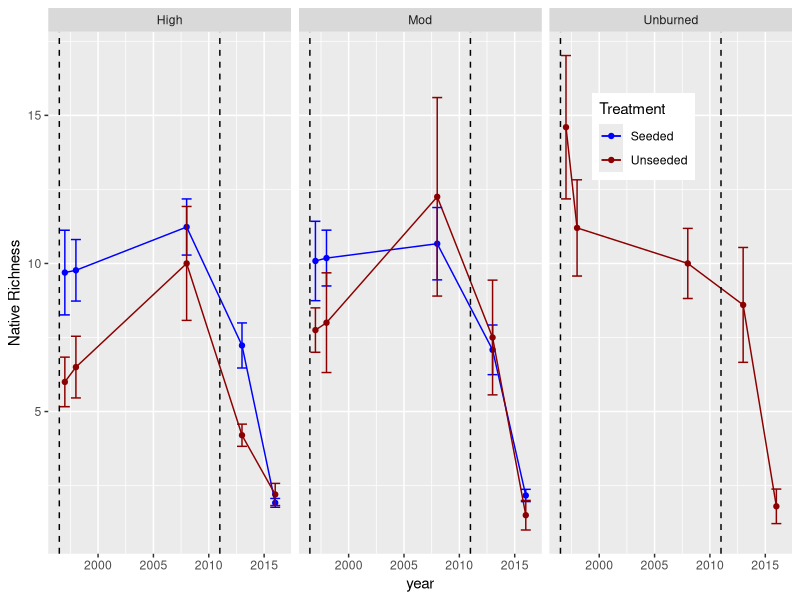
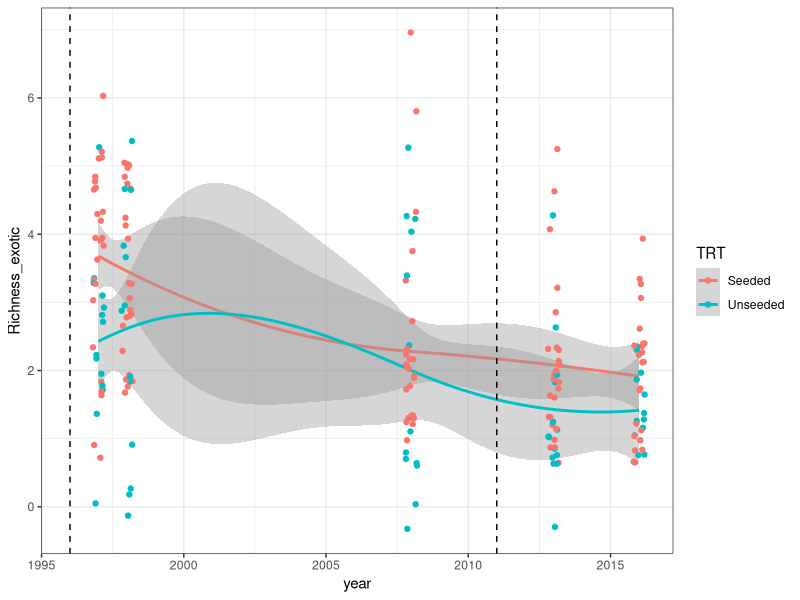
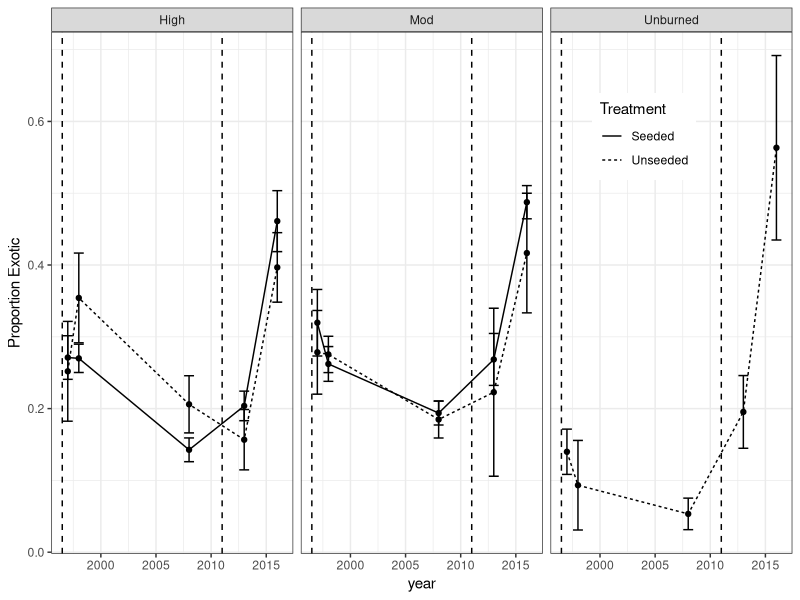
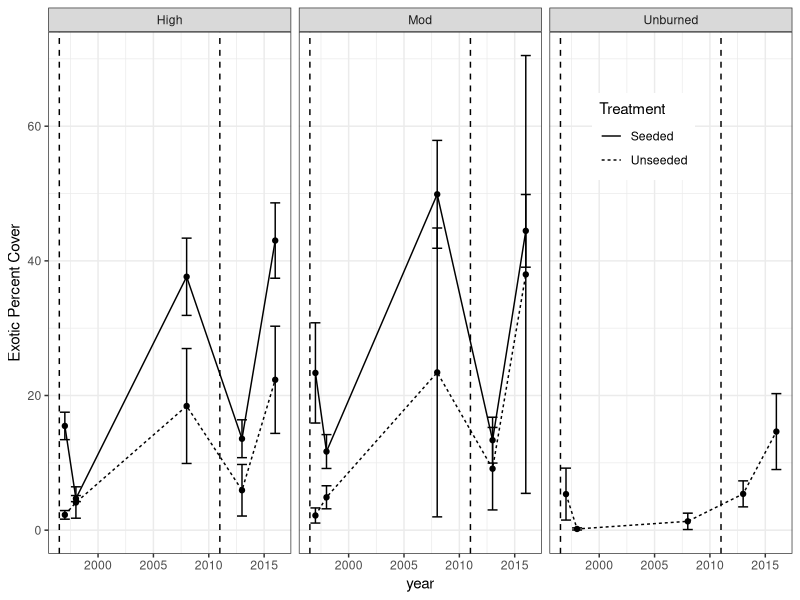
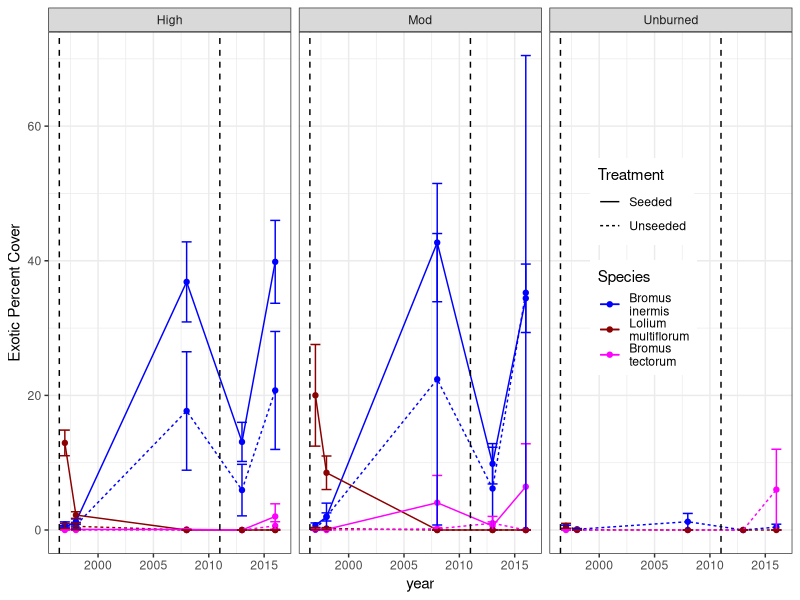
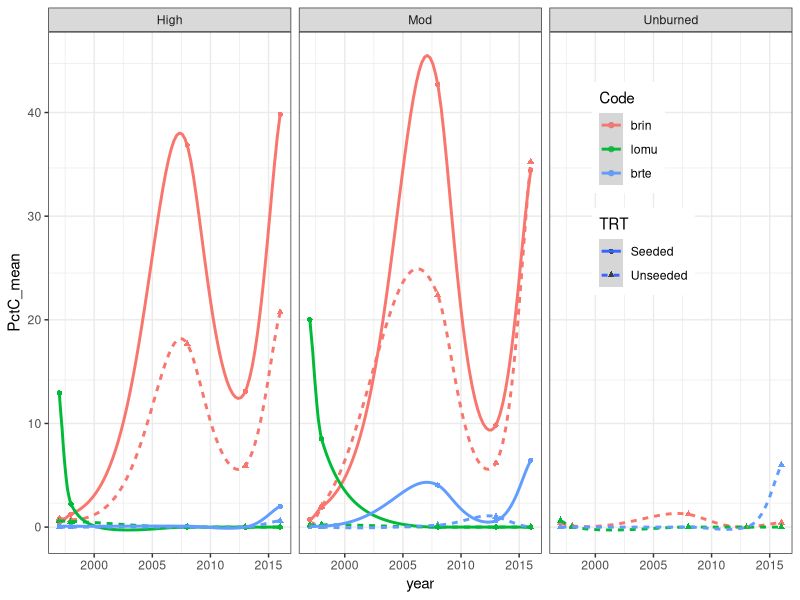

Write the R code that produced these figures, in order.

##Process Species Attributes

library(readxl)
library(dplyr)
library(ggplot2)
library(reshape2)
library(splines)
library(scales)
stdErr <- function(x) sqrt(var(x, na.rm = T)/length(na.exclude(x)))

####1. Data input and processing####
d_old <- read_excel("./Data/dome_invasion_data.xlsx", sheet = "data") #Old data through 2013
d_old$Origin[d_old$Origin=="NA"] <- NA #Recode NA from text to NA
exotics <- unique(d_old$Code[which(d_old$Origin=="exotic")])
natives <- unique(d_old$Code[which(d_old$Origin=="native")])
#unk <- unique(d_old$Code[which(is.na(d_old$Origin))])
#unk_full <- unique(d_old$Full_name[which(is.na(d_old$Origin))])
d <- read_excel("./Data/All Years 1997-2016 PermPlot-Entire.xlsx", sheet = "97-2016 EX1")
d$Origin[d$Code%in%exotics] <- "exotic"
d$Origin[d$Code%in%natives] <- "native"
d$Transect_id <- toupper(d$Transect_id) #Uppercase for consistency
d <- d[-which(d$Transect_id=="3MBU2A"),] #Remove transect only sampled in one yr.
#d <- d[-which(d$RevBI=="Low"),] #Remove the only transect in low severity (N=1; 3LAU1)
d[which(d$Transect_id=="3LAU1"),"RevBI"] <- "Unburned" #Alternatively, lump in with "unburned"
#Investigate multiple burn severity issue:

d <- #Merge live and dead cover of a single species on a single transect|year
  d %>%
  group_by(Transect_id, year, Code) %>%
  summarise(
    RevBI = unique(RevBI), FS_BAND = unique(FS_BAND), TRT = unique(TRT),
    Full_name = unique(Full_name),
    Status = paste(Status, collapse = ''),
    Growth_form = unique(Growth_form), Origin = unique(Origin),
    Basal_cm = sum(Basal_cm), Canopy_cm = sum(Canopy_cm), 
    Total_cm = sum(Total_cm), Transect_cm = unique(Transect_cm),
    PctC = sum(PctC)#, PctB = sum(PctB) #Last one deprecated in 2016 data
    
  )

d_fs <- d[which(d$FS_BAND == "FS"),]
  

d_annual <- 
  #Remove trees from dataset because they're all native and mess up %cover
  d[-which(d$Growth_form=="T"),] %>%
  group_by(Transect_id, year) %>%
  summarise(
    RevBI = unique(RevBI),
    FS_BAND = unique(FS_BAND), 
    TRT = unique(TRT),
    PctC_exotic = sum(PctC[Origin == "exotic"], na.rm = T),
    PctC_lolium = sum(PctC[grep("Lolium",Full_name)], na.rm = T), #deprecate?
    PctC_brin = sum(PctC[grep("brin",Code)], na.rm = T), #deprecate?
    Richness_exotic = length(which(Origin=="exotic")),
    Richness_native = length(which(Origin=="native")),
    Prop_exotic = length(which(Origin=="exotic")) / 
      (length(which(Origin=="exotic")) + length(which(Origin=="native")))

  )

d_annual_fs <- d_annual[which(d_annual$FS_BAND == "FS"),]
d_fs_mean <- d_annual_fs %>%
  group_by(year,RevBI,TRT) %>%
  summarise(PctC_exotic_mean = mean(PctC_exotic), 
            PctC_exotic_se = stdErr(PctC_exotic), 
            Richness_exotic_mean = mean(Richness_exotic), 
            Richness_exotic_se = stdErr(Richness_exotic),
            Richness_native_mean = mean(Richness_native), 
            Richness_native_se = stdErr(Richness_native),
            Prop_exotic_mean = mean(Prop_exotic),
            Prop_exotic_se = stdErr(Prop_exotic),
            PctC_exotic_sig = NA, Richness_exotic_sig = NA, Prop_exotic_sig = NA)

#There are 20 unique exotics (all are found on FS land, haven't checked BAND)
unique_exotic <- 
  unique(na.exclude(d$Full_name[d$Origin=="exotic" & d$FS_BAND == "FS"]))
d_exotic <- 
  d[d$Full_name%in%unique_exotic & d$FS_BAND == "FS",]
d_exotic_stats <-
  d_exotic %>%
  group_by(Full_name) %>%
  summarize(max_PctC = max(PctC))
exotic_2main <- #Inclues BRIN, LOMU, and BRTE (which I remove below)
  c(d_exotic_stats[d_exotic_stats$max_PctC>50, "Full_name"]) [[1]]

d_exotic_2main <- 
  d_fs %>%
  group_by(Transect_id, year, RevBI,TRT) %>%
  summarise(brin = 0, lomu = 0, brte = 0) %>%
  melt(measure.vars = c("brin", "lomu", "brte"),
       variable.name = "Code", value.name = "ExtraCol") %>%
  merge(d_exotic %>%
          #filter(Full_name%in%c("Bromus inermis", "Lolium multiflorum")) %>%
          filter(Full_name%in%exotic_2main) %>%
          select(c("Transect_id", "year", "RevBI", "Code", "Full_name", "PctC")),
        by = c("Transect_id", "year", "RevBI", "Code"),
        all = TRUE)
d_exotic_2main$PctC[is.na(d_exotic_2main$PctC)] <- 0 #Add zeros
d_exotic_2main$Code = as.character(d_exotic_2main$Code) #Need for model code later

d_mean_exotic_2main <-
  d_exotic_2main %>%
  group_by(year, RevBI, TRT, Code) %>%
  summarise(PctC_mean = mean(PctC, na.rm = T),
            PctC_se = stdErr(PctC),
            PctC_sig = NA)
d_mean_exotic_2main$Code <- factor(d_mean_exotic_2main$Code, levels = c("brin", "lomu", "brte"))

####2. EDA####
#What does sampling scheme look like
t1 <-
  cbind(
    table(d_annual$Transect_id,d_annual$year),
    table(d_annual$Transect_id,d_annual$TRT),
    table(d_annual$Transect_id,d_annual$FS_BAND),
    table(d_annual$Transect_id,d_annual$RevBI)
  )
t2 <-
  cbind(
    table(d_annual$year,d_annual$TRT),
    table(d_annual$year,d_annual$FS_BAND),
    table(d_annual$year,d_annual$RevBI)
  )
#Bandelier plots sampled in 2002, FS plots sampled in 2008. Unbalanced sample.
#All Bandelier plots unseeded. Should probably be analyzed separately.
t2_fs <- 
  cbind(
    table(d_annual_fs$year,d_annual_fs$TRT),
    table(d_annual_fs$year,d_annual_fs$RevBI)
  )


####3. Analysis questions####
#Analyzing FS data only for 3.1 - 
#Assuming all plots burned at HS in Las Conchas. Need to check.
####3.1 Q1####
#How does exotic species richness change over time as a function of burn severity and seeding?

#Models
v = "Richness_native" #Can do "Richness_native" or "Richness_exotic"
for(r in 1:nrow(d_fs_mean)){
  if(d_fs_mean$RevBI[r]!="Unburned"){
    d_yr <- d_annual_fs[d_annual_fs$year == as.integer(d_fs_mean[r,"year"]) & 
                          d_annual_fs$RevBI == as.character(d_fs_mean[r,"RevBI"]),]
    d_fs_mean[r,paste(v,"sig",sep = "_")] = 
      summary(do.call("lm", list(as.formula(paste (v, "~ TRT")), data = d_yr)))$coef[2,4]
    print(summary(do.call("lm", list(as.formula(paste (v, "~ TRT")), data = d_yr))))
    if(d_fs_mean[r,"TRT"] == "Unseeded" & d_fs_mean[r,paste(v,"sig",sep = "_")]<0.05){
      d_fs_mean[r,paste(v,"symbol",sep = "_")] <- "*"
    } else d_fs_mean[r,paste(v,"symbol",sep = "_")] <- ""
  }
}

#Plot:
#pdf("./Figures/EDA/RichnessNative1.pdf",height = 4, width = 6)
ggplot(d_fs_mean) +
  geom_point(aes(x=year, y=Richness_native_mean, col = TRT)) + 
  geom_line(aes(x=year, y=Richness_native_mean, col = TRT))+
  geom_errorbar(aes(x=year, ymin = Richness_native_mean - Richness_native_se, 
                    ymax = Richness_native_mean + Richness_native_se, 
                    col = TRT))+
  scale_color_manual(values = c("blue","darkred"))+
  geom_vline(aes(xintercept = 1996.5), lty = 2) +
  geom_vline(aes(xintercept = 2011), lty = 2) +
  #geom_text(aes(x = year, y = 4, label = Richness_native_symbol), size =12) +
  facet_grid(cols=vars(RevBI)) + 
  labs(col = "Treatment", y = "Native Richness") +
  theme(legend.position = c(0.8,0.8))
#dev.off()

ggplot(d_annual_fs) + #Old, deprecate eventually
  geom_smooth(aes(x = year, y = Richness_exotic, col = TRT)) + 
  geom_vline(aes(xintercept = 1996), lty = 2) + 
  geom_vline(aes(xintercept = 2011), lty = 2) +
  geom_jitter(aes(x = year, y = Richness_exotic, col = TRT), width = 0.2) +
  theme_bw()

####3.2 Q2####
#How does exotic species proportion change over time as a function of burn severity and seeding?
v = "Prop_exotic"
for(r in 1:nrow(d_fs_mean)){
  if(d_fs_mean$RevBI[r]!="Unburned"){
    d_yr <- d_annual_fs[d_annual_fs$year == as.integer(d_fs_mean[r,"year"]) & 
                          d_annual_fs$RevBI == as.character(d_fs_mean[r,"RevBI"]),]
    d_fs_mean[r,paste(v,"sig",sep = "_")] = 
      summary(do.call("lm", list(as.formula(paste (v, "~ TRT")), data = d_yr)))$coef[2,4]
    if(d_fs_mean[r,"TRT"] == "Unseeded" & d_fs_mean[r,paste(v,"sig",sep = "_")]<0.05){
      d_fs_mean[r,paste(v,"symbol",sep = "_")] <- "*"
    } else d_fs_mean[r,paste(v,"symbol",sep = "_")] <- ""
  }
}

#Plot:
#pdf("./Figures/EDA/PropExotic1.pdf", height = 4, width = 6)
ggplot(d_fs_mean) +
  geom_point(aes(x=year, y=Prop_exotic_mean, lty = TRT)) + 
  geom_line(aes(x=year, y=Prop_exotic_mean, lty = TRT))+
  geom_errorbar(aes(x=year, ymin = Prop_exotic_mean - Prop_exotic_se, 
                    ymax = Prop_exotic_mean + Prop_exotic_se #, lty = TRT
                    ))+
  #scale_color_manual(values = c("blue","darkred"))+
  geom_vline(aes(xintercept = 1996.5), lty = 2) +
  geom_vline(aes(xintercept = 2011), lty = 2) +
  geom_text(aes(x = year, y = 0.5, label = Prop_exotic_symbol), size =12) +
  facet_grid(cols=vars(RevBI)) + 
  labs(lty = "Treatment", y = "Proportion Exotic") +
  theme_bw() +
  theme(legend.position = c(0.8,0.8))
#dev.off()

####3.3 Q3####
#How does exotic species cover change over time as a function of burn severity and seeding?

#Linear models:
v = "PctC_exotic"
for(r in 1:nrow(d_fs_mean)){
  if(d_fs_mean$RevBI[r]!="Unburned"){
    d_yr <- d_annual_fs[d_annual_fs$year == as.integer(d_fs_mean[r,"year"]) & 
                          d_annual_fs$RevBI == as.character(d_fs_mean[r,"RevBI"]),]
    d_fs_mean[r,paste(v,"sig",sep = "_")] = 
      summary(do.call("lm", list(as.formula(paste (v, "~ TRT")), data = d_yr)))$coef[2,4]
    if(d_fs_mean[r,"TRT"] == "Unseeded" & d_fs_mean[r,paste(v,"sig",sep = "_")]<0.05){
      d_fs_mean[r,paste(v,"symbol",sep = "_")] <- "*"
    } else d_fs_mean[r,paste(v,"symbol",sep = "_")] <- ""
  }
}

#Plot:
#pdf("./Figures/EDA/PctCoverExotic1.pdf", height = 4, width = 6)
ggplot(d_fs_mean) +
  geom_point(aes(x=year, y=PctC_exotic_mean, lty = TRT)) + 
  geom_line(aes(x=year, y=PctC_exotic_mean, lty = TRT))+
  geom_errorbar(aes(x=year, ymin = PctC_exotic_mean - PctC_exotic_se, 
                    ymax = PctC_exotic_mean + PctC_exotic_se #,lty = 1 
                    ))+
  #scale_color_manual(values = c("blue","darkred"))+
  geom_vline(aes(xintercept = 1996.5), lty = 2) +
  geom_vline(aes(xintercept = 2011), lty = 2) +
  #geom_text(aes(x = year, y = 55, label = PctC_exotic_symbol), size =12) +
  facet_grid(cols=vars(RevBI)) + 
  labs(lty = "Treatment", y = "Exotic Percent Cover") +
  theme_bw() +
  theme(legend.position = c(0.8,0.8))
#dev.off()

####3.4 Q4####
#What are the dynamics of the invaders in the seed mix?
#Ppt said Bromus carinatus was exotic but USDA plants says native
#Focusing on Lolium perenne, Lolium multiflorum and Bromus inermis
#Story is that Loliums disappear but Bromus increases from very minimal amount
#Watch out for bromis contamination

#create exp(x)-1 transformation, the inverse of log(1+p)
#https://stackoverflow.com/questions/2777053/in-ggplot-restrict-y-to-be-0-in-loess/2782383#2782383
expm1_trans <-  function() trans_new("expm1", "expm1", "log1p")
#Need this for a plotting function below.

##2 main models
#Models
v = "PctC"
for(r in 1:nrow(d_mean_exotic_2main)){
  if(d_mean_exotic_2main$TRT[r]!="Unseeded"){
    d_yr <- d_exotic_2main[d_exotic_2main$year == as.integer(d_mean_exotic_2main[r,"year"]) & 
                             d_exotic_2main$RevBI == as.character(d_mean_exotic_2main[r,"RevBI"])& 
                             d_exotic_2main$Code == as.character(d_mean_exotic_2main[r,"Code"]),]
    #d_mean_exotic_2main[r,paste(v,"sig",sep = "_")] <- #not doing because three-way contrasts
    #  summary(do.call("lm", list(as.formula(paste (v, "~ TRT")), data = d_yr)))$coef[2,4]
    if(is.na(d_mean_exotic_2main[r,paste(v,"sig",sep = "_")])){
      d_mean_exotic_2main[r,paste(v,"sig",sep = "_")] <- 1 
      #NA value comes from same numbers in seeded/unseeded so P = 1
    }
    #print(summary(do.call("lm", list(as.formula(paste (v, "~ TRT")), data = d_yr))))
    if(d_mean_exotic_2main[r,"TRT"] == "Seeded" & 
       d_mean_exotic_2main[r,paste(v,"sig",sep = "_")]<0.05){
         d_mean_exotic_2main[r,paste(v,"symbol",sep = "_")] <- "*"
       }else d_mean_exotic_2main[r,paste(v,"symbol",sep = "_")] <- ""
  }
}


#pdf("./Figures/EDA/Cover2Main_1.pdf",width = 6, height = 4)
ggplot(d_mean_exotic_2main) +
  geom_point(aes(x=year, y=PctC_mean, col = Code)) + 
  geom_line(aes(x=year, y=PctC_mean, col = Code, lty = TRT))+
  geom_errorbar(aes(x=year, ymin = PctC_mean - PctC_se, 
                    ymax = PctC_mean + PctC_se, 
                    col = Code)) +
  #geom_text(aes(x = year, y = 60, label = PctC_symbol), size =12) +
  scale_color_manual(values = c("blue","darkred","magenta"),
                     labels = c("Bromus \ninermis","Lolium \nmultiflorum","Bromus \ntectorum"))+
  #scale_linetype_manual(values = c(1,2,0), 
  #                        labels = c("Bromus \ninermis", "Bromus \ntectorum","Lolium \nmultiflorum")) +
  geom_vline(aes(xintercept = 1996.5), lty = 2) +
  geom_vline(aes(xintercept = 2011), lty = 2) +
  #geom_text(aes(x = year, y = 100, label = PctC_symbol), size =12) +
  facet_grid(cols=vars(RevBI)) + 
  labs(lty = "Treatment", col = "Species", y = "Exotic Percent Cover") +
  theme_bw() +
  theme(legend.position = c(0.8,0.55))
#dev.off()

#pdf("./Figures/EDA/Cover2Main_1.pdf")
ggplot(d_mean_exotic_2main) +
  geom_point(aes(x = year, y = PctC_mean, col = Code, pch = TRT)) +
  geom_smooth(aes(x = year, y = PctC_mean, col = Code, lty = TRT)) + 
  scale_y_continuous(trans = "log1p") +
  coord_trans(y = expm1_trans())+
  facet_grid(cols = vars(RevBI)) + 
  theme_bw() +
  #lims(y = c(0,50)) +
  theme(legend.position = c(0.8,0.7))
#dev.off()

